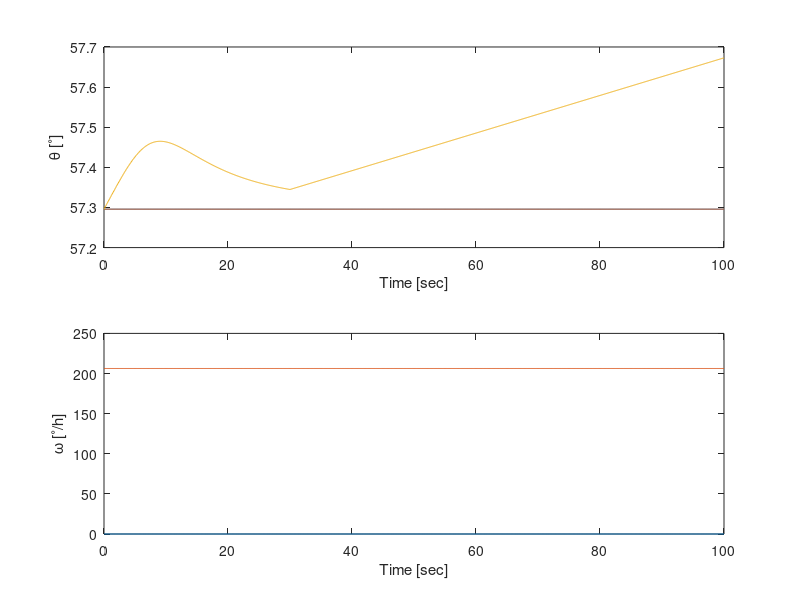
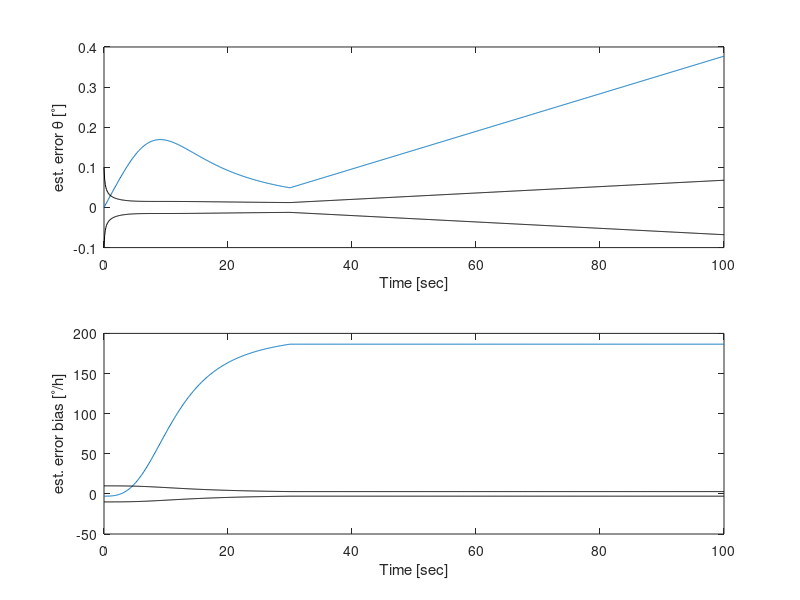

Reproduce these figures in MATLAB, in order.
% routine to illustrate Kalman filter

clear all
close all
clc
rng(17); % set seed for random numbers to achieve the same results for different runs - only interesting for trying out e.g. different sample times. Disable if different noise pattern are needed!

% simulation parameters
dt = 0.1;                                                 % sample time of the system, e.g. 1/gyro_freq if gyro is sensor with highest sample rate
t_end = 100;
%% 
time = [0:dt:t_end];
%time = 0;
N = length(time);

% gyro parameters
ARW = (.15/180*pi/60)^2;                                % angular random walk acc. to data sheet [deg/rt(h)]
gyro_bias_0 = 10/180*pi/3600;                           % initial gyro bias [deg/h]
RRW = (1/180*pi/3600/sqrt(3600))^2;

% star tracker parameters
s_init = 0.1/180*pi;
init_time = 30;                                         % initialisation time of the star tracker (in s) 
init_steps = init_time/dt;                          % number of initialisation steps
init_steps = floor(init_steps);

% generate reference profile
w_real = 1/1800*pi*ones(1,N);                            % angular rotational speed profile [deg/s]
%w_real = 5/1800*pi*cos(time*sqrt(9.81/100));
w_real = [zeros(1, init_steps), w_real];
w_real = w_real(:,1:N);                                 % include motionless initialisation state in the beginning
w_real(:,ceil(3*N/4):N) = 0;
w_real(:,1:N) = 0;
t_real = cumsum(dt*w_real);                             % angle profile [deg]
t_real = cumsum(dt*w_real) + 1;

% generate gyro measurements
gyro_noise = randn(1,N)*sqrt(ARW)/sqrt(dt);             % gaussian gyro noise with standard deviation of ARW                              
gyro_bias = randn(1,1)*gyro_bias_0*ones(1,N);           % models total gyro bias (random constant gyro bias)
w_meas = w_real + gyro_noise + gyro_bias;
w_meas(:,1:N) = 0.001;

% generate star tracker measurements
%str_noise = randn(1,N)*s_init;
str_noise = 0;
t_meas = t_real + str_noise;

% run the kalman filter
x_est = zeros(2,N);
x_est(:,1) = [t_meas(:,1);0];

% propagation matrices
Phi = [1 -dt;0 1];
Gamma = [dt;0];
Upsilon = [dt;0];                           % for gyro noise (angular rate)
Upsilon2 = [0;dt];                          % for gyro bias (angle)

% measurement matrix
H = [1 0];

% tuning values
Q = [ARW/dt];
Q2 = [RRW/dt];
R = [s_init^2];

nu_kf = zeros(1,N);
x_est_next_kf = zeros(2,N);
S_kf = zeros(1,1,N);
P = zeros(2,2,N);
P1 = zeros(2,2,N);
l = 1;
P(:,:,1) = diag([s_init^2 gyro_bias_0^2]);

for k=1:N-1
    % grab previous state vector
    x_prev = x_est(:,k);
    P_prev = P(:,:,k);
    
    % grab gyro measurement
    w_meas_k = w_meas(:,k);
    
    % propagate state vector
    x_est_next = Phi * x_prev + Gamma * w_meas_k;
    x_est_next_kf(:,k) = x_est_next;
    
    % propagate
    P_next = Phi*P_prev*Phi' + Upsilon*Q*Upsilon' + Upsilon2*Q2*Upsilon2';
    P1(:,:,k) = P_next;
    
    if l <= init_steps % update only for the first measurements where pointing is known (no motion)
        
        % innovation
        nu_next = t_meas(k+1) - H*x_est_next;                       % 'propagation error' (difference between estimated state and measured state)
        S_next = H*P_next*H' + R;
        
        % compute the Kalman gain
        K = P_next*H'/S_next;
        
        % update of states and covariance
        x_upd = x_est_next + K*nu_next;
        P_upd = (eye(2)-K*H)*P_next;
        
        % save estimates
        x_est(:,k+1) = x_upd;
        P(:,:,k+1) = P_upd;
        nu_kf(:,k+1) = nu_next;
        S_kf(:,:,k+1) = S_next;
        l = l+1;
        
        % propagate with initialisation measurement
        P_prev = P_upd;
        P_next = Phi*P_prev*Phi' + Upsilon*Q*Upsilon' + Upsilon2*Q2*Upsilon2';
        
        
    else % initialisation completed - only propagate from this point
        nu_next = t_meas(k+1) - H*x_est_next;
        
        % save estimates
        x_est(:,k+1) = x_est_next;              % only propagate, don't update
        P(:,:,k+1) = P_next;                    % no updated values
        nu_kf(:,k+1) = nu_next;                 % update
        S_kf(:,:,k+1) = S_kf(:,:,k);            % no updated values
        
        k
        x_est_next
        P_next
    
    end
    
    
end

P11 = P(1,1,:);
P11 = P11(:);

P22 = P(2,2,:);
P22 = P22(:);

S11 = S_kf(1,1,:);
S11 = S11(:);

% plot results
figure
subplot(211)
plot(time,t_real*180/pi)
hold all
plot(time,t_meas*180/pi)
plot(time,x_est(1,:)*180/pi)
xlabel('Time [sec]')
ylabel('\theta [^\circ]')
subplot(212)
plot(time,w_real*180/pi*3600)
hold all
plot(time,w_meas*180/pi*3600)
xlabel('Time [sec]')
ylabel('\omega [^\circ/h]')

figure
subplot(211)
plot(time,(x_est(1,:)-t_real)*180/pi)
hold all
plot(time,(P11.^.5)*180/pi,'k')
plot(time,-(P11.^.5)*180/pi,'k')
xlabel('Time [sec]')
ylabel('est. error \theta [^\circ]')
subplot(212)
plot(time,(x_est(2,:)-gyro_bias)*180/pi*3600)
hold all
plot(time,(P22.^.5)*180/pi*3600,'k')
plot(time,-(P22.^.5)*180/pi*3600,'k')
xlabel('Time [sec]')
ylabel('est. error bias [^\circ/h]')


